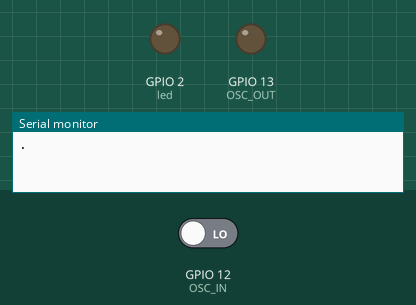
Bench run of a sketch on a simulated ESP8266 (NodeMCU). Shown: output pins drawn as LEDs (lit = HIGH), the last lines printed to the serial monitor. The test bench sets the inputs (shaded band); at power-on: GPIO 12 (OSC_IN) LOW. WiFi joins after 1.5 s; servers stay silent unless stated.

Above: at 0.1 s.
At 22.5 s:
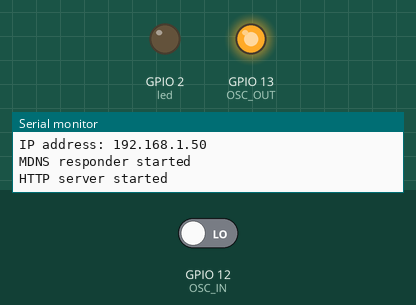
Timing chart, 0 to 24.0 s (numbered marks = the images above):
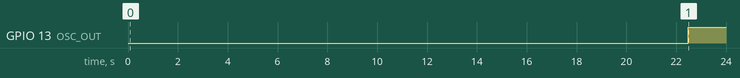

The sketch:

Dispositivo_IoT_Sensor.ino
```cpp
#include <ESP8266WiFi.h>
#include <WiFiClient.h>
#include <ESP8266WebServer.h>
#include <ESP8266mDNS.h>

#define OSC_IN 12
#define OSC_OUT 13

int x = 0;

const char* ssid = "LCC3-1_Andar";
const char* password = "GuestLCC3";

ESP8266WebServer server(8080);

const int led = 2; // ESP-12

void handleActive() {
  x = 1;
  server.send(200, "text/plain", "ativado");
}

void handleDesactive() {
  x = 0;
  server.send(200, "text/plain", "desativado");
}

void handleRoot() {
  digitalWrite(led, 1);
  server.send(200, "text/plain", "hello from esp8266!");
  digitalWrite(led, 0);
}

void handleNotFound() {
  digitalWrite(led, 1);
  String message = "File Not Found\n\n";
  message += "URI: ";
  message += server.uri();
  message += "\nMethod: ";
  message += (server.method() == HTTP_GET) ? "GET" : "POST";
  message += "\nArguments: ";
  message += server.args();
  message += "\n";
  for (uint8_t i = 0; i < server.args(); i++) {
    message += " " + server.argName(i) + ": " + server.arg(i) + "\n";
  }
  server.send(404, "text/plain", message);
  digitalWrite(led, 0);
}

uint8_t mao() {
  register uint8_t now=0, prev=1, value=0;
  for(register uint8_t i=0; i<200; i++) {
     now = GPIP(OSC_IN);
     value += now ^ prev;
     prev = now;
     if( now ) GPOC = (1 << OSC_OUT);
     else      GPOS = (1 << OSC_OUT);
  }
  return value;
}

void setup(void) {
  pinMode(OSC_IN, INPUT);
  pinMode(OSC_OUT, OUTPUT);
  byte mac[6];

  pinMode(led, OUTPUT);
  digitalWrite(led, 0);
  Serial.begin(115200);
  WiFi.mode(WIFI_STA);
  WiFi.macAddress(mac);
  Serial.println("");

  // Wait for connection
  while (WiFi.status() != WL_CONNECTED) {
    Serial.print(".");
    WiFi.begin(ssid, password);
    delay(10000+(mac[5]<<6)); // delay between 10s and 26s depending on MAC

  }
  Serial.println("");
  Serial.print("Connected to ");
  Serial.println(ssid);
  Serial.print("IP address: ");
  Serial.println(WiFi.localIP());

  if (MDNS.begin("esp8266")) {
    Serial.println("MDNS responder started");
  }

  server.on("/", handleRoot);
  server.on("/active", handleActive);
  server.on("/desactive", handleDesactive);

  server.on("/inline", []() {
    server.send(200, "text/plain", "this works as well");
  });

  server.onNotFound(handleNotFound);

  server.begin();
  Serial.println("HTTP server started");
}

void loop(void) {
  server.handleClient();
  if(mao() >= 130 || x) {
    digitalWrite(OSC_OUT, LOW);
  }
  else {
    digitalWrite(OSC_OUT, HIGH);
  }
}
```

Measured:
- by itself, GPIO 13 (OSC_OUT): LOW → HIGH at 22.5 s
